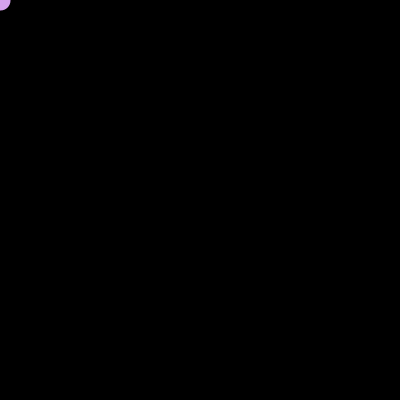
Frame 1 (no input)
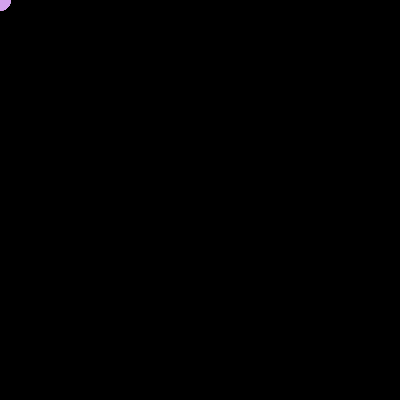
Frame 60 (the mouse pressed at the canvas centre just before this capture)
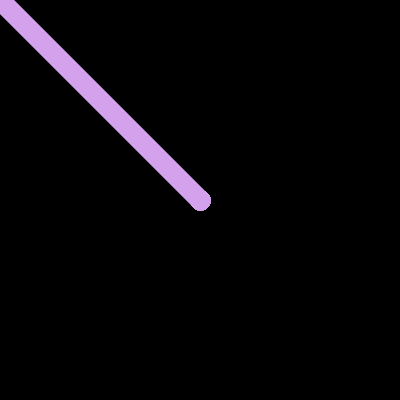
Frame 120 (the mouse held since frame 60 and released just before this capture)

The Processing sketch that drew these frames (run headless with seeded random() and noise(); from frame 60 on, the mouse is pressed at the canvas centre):

// Processing sketch: processing_176935
// ── processing_176935.pde

// Papageimalen
// 12.12.2014

/* Aufgabenstellung
VerÃ�Â¤ndere das Programm so, dass die Linie auf der linken BildschirmhÃ�Â¤lfte orange, auf der rechten HÃ�Â¤lfte grÃ�Â¼n gezeichnet wird.*/

void setup(){
    size(400,400);
    background(0,0,0);
    }

void draw(){
strokeWeight(20);
if(mouseX<200){
stroke(212,161,237);
}
if(mouseX>200){
stroke(32,196,214);
}

     line(mouseX,mouseY,pmouseX,pmouseY);
 }
